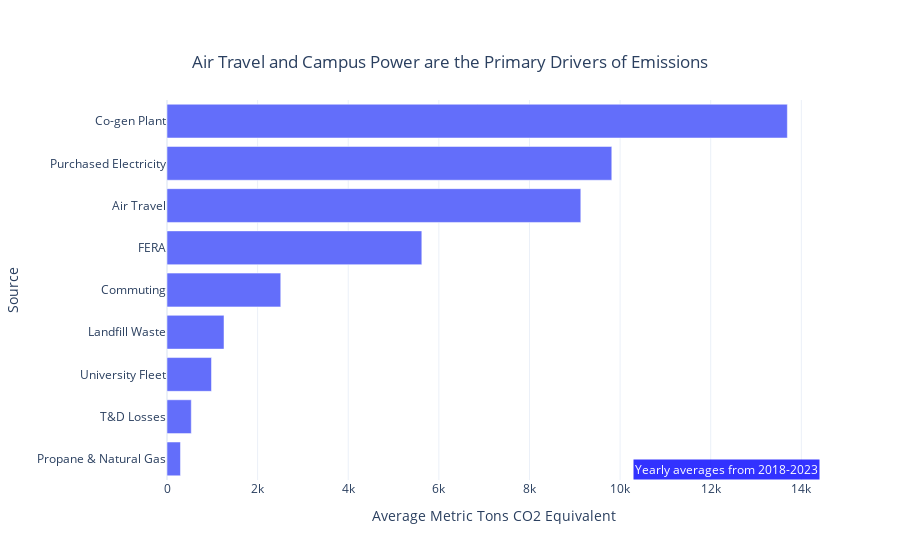

Here is the notebook cell this chart was saved with:
### Code cell
# Filter data for years 2021 through 2023
filtered_data = cleaned_totals[cleaned_totals['Fiscal Year'].between(2018, 2023)]
# Remove 'Fertilizer' and 'Bus Travel' sources from the data
filtered_data = filtered_data[~filtered_data['Source'].isin(['Fertilizer', 'Bus Travel'])]

# Group by 'Source' and calculate the mean for each source
source_means = filtered_data.groupby('Source')['GHG MTCDE'].mean().reset_index()

# Sort the data in descending order
source_means = source_means.sort_values(by='GHG MTCDE', ascending=True)

# Create a horizontal bar chart
fig = px.bar(source_means, 
             x='GHG MTCDE', 
             y='Source', 
             orientation='h', 
             title='Air Travel and Campus Power are the Primary Drivers of Emissions',
             labels={'GHG MTCDE': 'Average Metric Tons CO2 Equivalent', 'Source': 'Source'},
             template='plotly_white')


fig.update_layout(
    title={
        'y':0.9,
        'x':0.5,
        'xanchor': 'center',
        'yanchor': 'top'})

fig.add_annotation(
    x=1,
    y=0,
    xref="paper",
    yref="paper",
    text="Yearly averages from 2018-2023",
    showarrow=False,
    align="right",
    font=dict(
        size=12,
        color="#ffffff"
    ),
    bgcolor="#0000ff",
    opacity=0.8
)


# Show the plot
fig.show()

### Figure 1 — Plotly figure (JSON) as saved in the notebook; plotly's stock layout.template omitted (floating-point values rounded to 4 significant figures)
{"data": [{"alignmentgroup": "True", "hovertemplate": "Average Metric Tons CO2 Equivalent=%{x}<br>Source=%{y}<extra></extra>", "legendgroup": "", "marker": {"color": "#636efa", "pattern": {"shape": ""}}, "name": "", "offsetgroup": "", "orientation": "h", "showlegend": false, "textposition": "auto", "type": "bar", "x": [297.3, 536.0, 981.9, 1258.0, 2511.0, 5624.0, 9133.0, 9817.0, 13690.0], "xaxis": "x", "y": ["Propane & Natural Gas", "T&D Losses", "University Fleet", "Landfill Waste", "Commuting", "FERA", "Air Travel", "Purchased Electricity", "Co-gen Plant"], "yaxis": "y"}], "layout": {"annotations": [{"align": "right", "bgcolor": "#0000ff", "font": {"color": "#ffffff", "size": 12}, "opacity": 0.8, "showarrow": false, "text": "Yearly averages from 2018-2023", "x": 1, "xref": "paper", "y": 0, "yref": "paper"}], "barmode": "relative", "legend": {"tracegroupgap": 0}, "title": {"text": "Air Travel and Campus Power are the Primary Drivers of Emissions", "x": 0.5, "xanchor": "center", "y": 0.9, "yanchor": "top"}, "xaxis": {"anchor": "y", "domain": [0, 1], "title": {"text": "Average Metric Tons CO2 Equivalent"}}, "yaxis": {"anchor": "x", "domain": [0, 1], "title": {"text": "Source"}}}}
